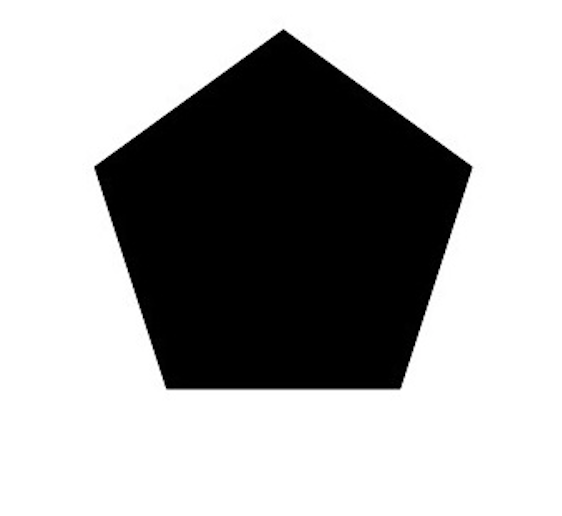
#> input picture images/5star.jpg, 562 x 516 px
$ jupyter execute 17_ShapeMatchingContours.ipynb
#> lines starting #> are read from the running program, lines starting #| are printed output that depends on the picture; after the words box and inside, x2 and y2 are one past the last pixel; in counts of white or black regions, pixels touching at a corner belong together
[cell 1]
#shape Matching
import numpy as np
import cv2
import matplotlib.pyplot as plt

[cell 2]
# Load the shape template or reference image
template = cv2.imread('images/5star.jpg',0)
#> template: shape (516, 562); min 0, max 255, mean 172.2
#cv2.namedWindow("output", cv2.WINDOW_NORMAL)
#cv2.imshow('Template', template)
#cv2.waitKey(1)
plt.imshow(template, cmap ="gray")

[cell 3]
#Load the target image with the shape we are trying to match
target = cv2.imread('images/shapestomatch.jpg')
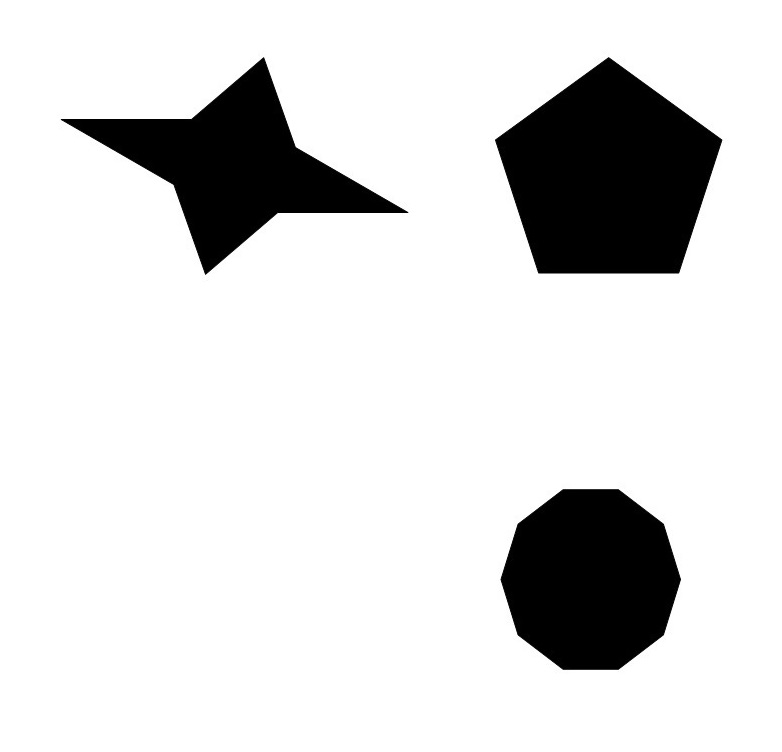
#> input picture images/shapestomatch.jpg, 782 x 752 px
#> target is the input picture: shape (752, 782, 3); min 0, max 255, mean 218.7
target_gray = cv2.cvtColor(target,cv2.COLOR_BGR2GRAY)
plt.imshow(target_gray, cmap ="gray")

[cell 4]
#threshold both images
ret, thresh1 = cv2.threshold(template, 127, 255, 0)
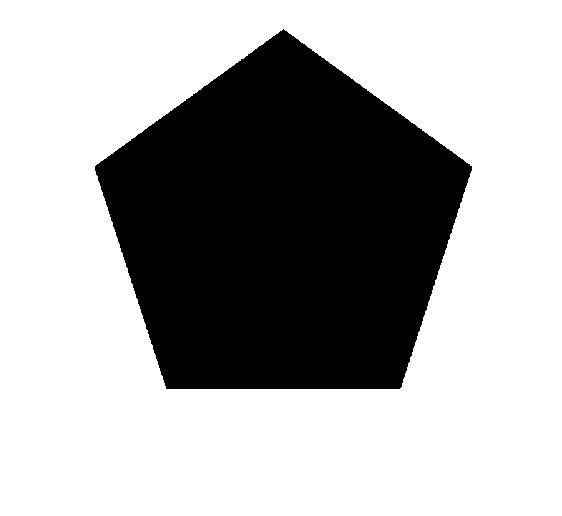
#> thresh1: shape (516, 562); 67.6% white; 1 black region, box (x1, y1, x2, y2) and area: (95, 29, 472, 389) 94067
#plt.imshow(thresh1, cmap ="gray")
ret, thresh2 = cv2.threshold(target_gray, 127, 255, 0)
#> thresh2: shape (752, 782); 85.7% white; 3 black regions

[cell 5]
#find contours in template
contours1, hierarchy = cv2.findContours(thresh1,cv2.RETR_CCOMP, cv2.CHAIN_APPROX_SIMPLE)
#> contours1 = 2 contours; box (x1, y1, x2, y2) and area: (0, 0, 562, 516) 288915, (94, 28, 473, 390) 94599

[cell 6]
#one for outside whole area and another is inside area
print("Template image Contours:",len(contours1))
#| Template image Contours: 2

[cell 7]
# We need to sort the contours by area so that we can remove the largest
# contour which is the image outline
sorted_contours = sorted(contours1, key=cv2.contourArea, reverse=True)
#> sorted_contours has the same summary as contours1
#print(sorted_contours)
#so second large contour which will be our template contour
template_contour = contours1[1]
#> template_contour = contour of 480 points, box (x1, y1, x2, y2) (94, 28, 473, 390), area 94599

[cell 8]
#now extract the contour from second or target image shapes
contours, hierarchy = cv2.findContours(thresh2, cv2.RETR_CCOMP, cv2.CHAIN_APPROX_SIMPLE)
#> contours = 4 contours; box (x1, y1, x2, y2) and area: (0, 0, 782, 752) 586531, (494, 56, 723, 275) 34420, (500, 488, 682, 671) 25449, (60, 56, 409, 276) 25005
print("Target image Contours:",len(contours))
#| Target image Contours: 4

[cell 9]
#now matching
closest_contour = []
for cnt in contours:
    match = cv2.matchShapes(template_contour, cnt, 3, 0.0)
    #print("Match:", match)
    #if the value is less than 0.15 if the value is less accuracy is more
    if match < 0.15:
        closest_contour = cnt
#> this loop made 4 passes
#> (match, closest_contour) on pass 1: (0.0165, [[0, 0], [0, 751], [781, 751], [781, 0]])
#> match on passes 2 to 4: 0.00803, 7.56e-05, 0.192
       # print(match)

#print(closest_contour)
cv2.drawContours(target, [closest_contour], -1, (0,255,0), 5)
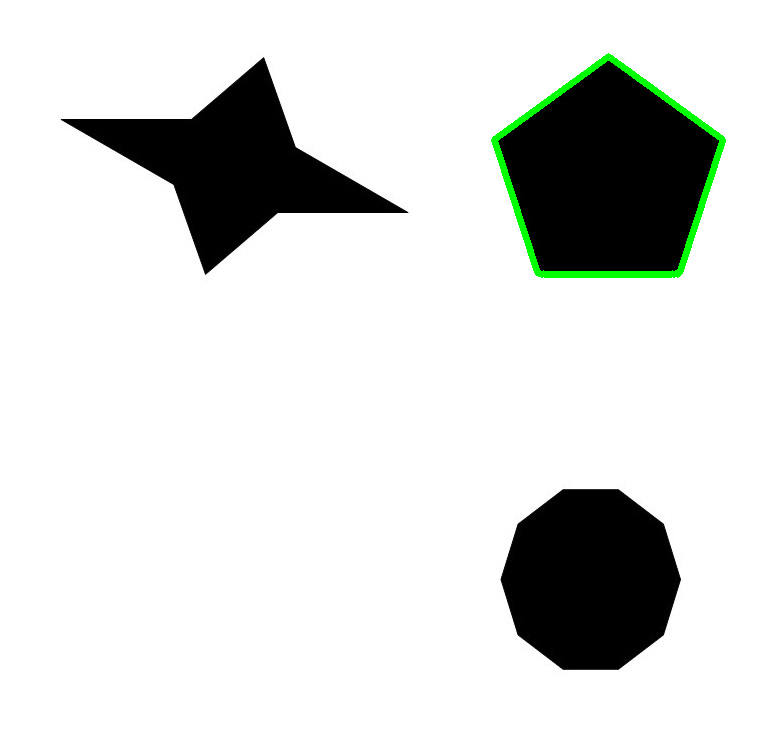
#> target: shape (752, 782, 3); 0.79% of pixels changed, all inside (x1, y1, x2, y2) = (491, 53, 726, 278)
plt.imshow(target, cmap ="gray")
